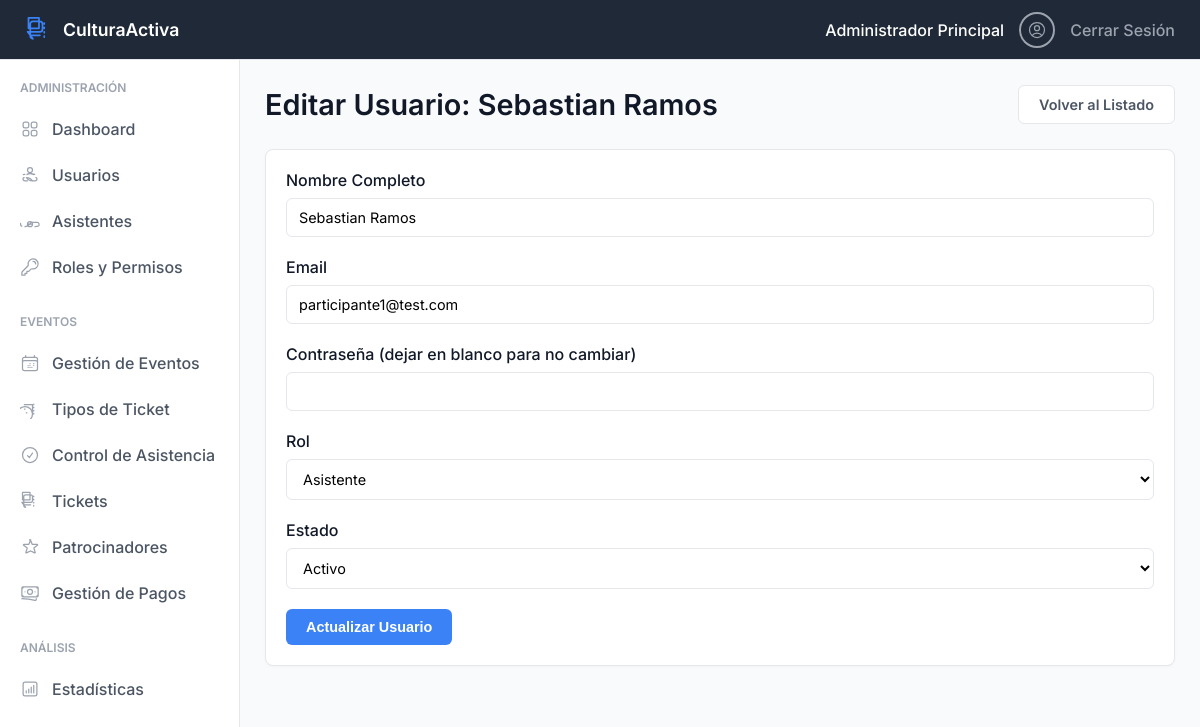
The app's page /admin/usuario_editar.php?id=4 (signed in) with its own data.
### tables this page shows
CREATE TABLE `usuarios` (
  `id_usuario` int(11) NOT NULL,
  `nombre_completo` varchar(255) NOT NULL,
  `email` varchar(255) NOT NULL,
  `password_hash` varchar(255) NOT NULL,
  `id_rol` int(11) DEFAULT NULL,
  `fecha_creacion` timestamp NOT NULL DEFAULT current_timestamp(),
  `estado` varchar(20) DEFAULT 'Activo',
  `telefono` varchar(20) DEFAULT NULL
);

CREATE TABLE `roles` (
  `id_rol` int(11) NOT NULL,
  `nombre_rol` varchar(50) NOT NULL
);

### admin/usuario_editar.php (the view, shortened to what this page needs)
<?php
require '../includes/db_connection.php';
$id_usuario = $_GET['id'] ?? null;
$stmt = $pdo->prepare("SELECT * FROM usuarios WHERE id_usuario = ?");
$stmt->execute([$id_usuario]);
$usuario = $stmt->fetch();
$stmt_roles = $pdo->query("SELECT * FROM roles ORDER BY nombre_rol");
$roles = $stmt_roles->fetchAll();
include '../includes/header.php';
include '../includes/sidebar.php';
?>
<main class="content">
    <div class="header-bar">
        <h1>Editar Usuario: <?php echo htmlspecialchars($usuario['nombre_completo']); ?></h1>
        <a href="usuarios.php" class="btn btn-secondary">Volver al Listado</a>
    </div>
    <div class="card">
        <div class="card-body">
            <form action="usuario_editar.php?id=<?php echo $usuario['id_usuario']; ?>" method="POST">
                <div class="form-group">
                    <label for="nombre_completo">Nombre Completo</label>
                    <input type="text" id="nombre_completo" name="nombre_completo" class="form-control" value="<?php echo htmlspecialchars($usuario['nombre_completo']); ?>" required>
                </div>
                <div class="form-group">
                    <label for="email">Email</label>
                    <input type="email" id="email" name="email" class="form-control" value="<?php echo htmlspecialchars($usuario['email']); ?>" required>
                </div>
                <div class="form-group">
                    <label for="password">Contraseña (dejar en blanco para no cambiar)</label>
                    <input type="password" id="password" name="password" class="form-control">
                </div>
                <div class="form-group">
                    <label for="id_rol">Rol</label>
                    <select id="id_rol" name="id_rol" class="form-control" required>
                        <?php foreach ($roles as $rol): ?>
                            <option value="<?php echo $rol['id_rol']; ?>" <?php if ($usuario['id_rol'] == $rol['id_rol']) echo 'selected'; ?>>
                                <?php echo htmlspecialchars($rol['nombre_rol']); ?>
                            </option>
                        <?php endforeach; ?>
                    </select>
                </div>
                <div class="form-group">
                    <label for="estado">Estado</label>
                    <select id="estado" name="estado" class="form-control">
                        <option value="Activo" <?php if ($usuario['estado'] == 'Activo') echo 'selected'; ?>>Activo</option>
                    </select>
                </div>
                <button type="submit" class="btn btn-primary">Actualizar Usuario</button>
            </form>
        </div>
    </div>
</main>
<?php include '../includes/footer.php'; ?>

### public/css/style.css (style rules this page uses)
:root { --primary-blue: #3B82F6; --primary-light-blue: #EFF6FF; --dark-blue-grey: #1F2937; --background-body: #F9FAFB; --card-bg: #FFFFFF; --border-light: #E5E7EB; --text-title: #111827; --text-body: #4B5563; --text-muted: #9CA3AF; --success-green: #10B981; --success-bg: #D1FAE5; --danger-red: #EF4444; --danger-bg: #FEE2E2; --warning-orange: #F59E0B; --warning-bg: #FFFBEB; --info-purple: #8B5CF6; --info-bg: #EDE9FE; }
body, html { margin: 0; padding: 0; font-family: 'Inter', -apple-system, BlinkMacSystemFont, "Segoe UI", Roboto, "Helvetica Neue", Arial, sans-serif; background-color: var(--background-body); color: var(--text-body); }
* { box-sizing: border-box; }
body { padding-top: 60px; padding-left: 240px; }
.header-bar { display: flex; justify-content: space-between; align-items: center; margin-bottom: 25px; }
.header-bar h1 { margin: 0; font-size: 1.8rem; color: var(--text-title); font-weight: 600; }
.card { background-color: var(--card-bg); border-radius: 8px; border: 1px solid var(--border-light); box-shadow: 0 1px 3px rgba(0, 0, 0, 0.03); margin-bottom: 20px; }
.card-body { padding: 20px; }
.btn { padding: 10px 20px; border: none; border-radius: 6px; cursor: pointer; text-decoration: none; font-size: 0.9rem; font-weight: 600; display: inline-block; transition: all 0.2s ease; }
.btn-primary { background-color: var(--primary-blue); color: white; }
.btn-secondary { background-color: var(--card-bg); color: var(--text-body); border: 1px solid var(--border-light); }
.form-group { margin-bottom: 20px; }
.form-group label { display: block; margin-bottom: 8px; font-weight: 500; color: var(--text-title); }
.form-control { width: 100%; padding: 10px 12px; border: 1px solid var(--border-light); border-radius: 6px; font-size: 0.9rem; font-family: 'Inter', sans-serif; background-color: var(--card-bg); }

### records on screen
usuarios: nombre_completo "Sebastian Ramos", email "participante1@test.com", id_rol "Asistente", estado "Activo"

### other values on screen
$_SESSION['user_name'] "Administrador Principal"
